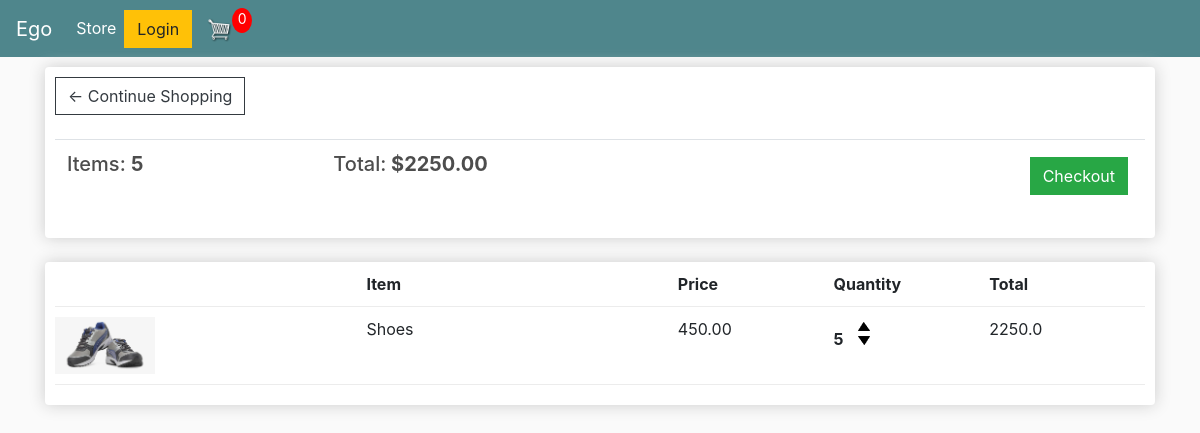
The app's page /cart/ (signed in), older data.
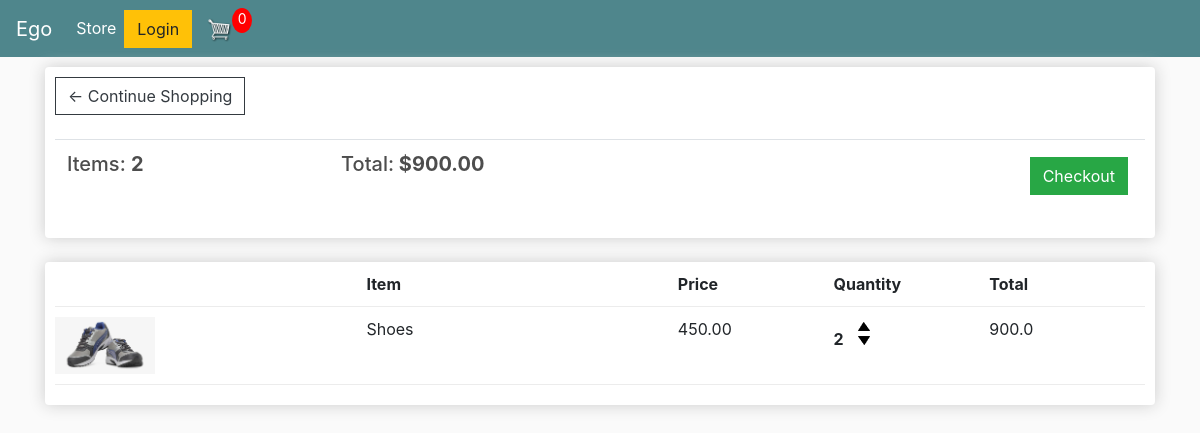
The same page, newer data.
### egoapp/models.py (models this page shows, shortened)
class Order(models.Model):
    customer = models.ForeignKey(Customer, on_delete=models.SET_NULL, null=True, blank=True)
    date_ordered = models.DateTimeField(auto_now_add=True)
    complete = models.BooleanField(default=False)
    transaction_id = models.CharField(max_length=500, null=True)
    @property
    def get_cart_total(self):
        orderitems = self.orderitem_set.all()
        total = sum([item.get_total for item in orderitems])
        return total
    @property
    def get_cart_items(self):
        orderitems = self.orderitem_set.all()
        total = sum([item.quantity for item in orderitems])
        return total

class OrderItem(models.Model):
    product = models.ForeignKey(Product, on_delete=models.SET_NULL, null=True)
    order = models.ForeignKey(Order, on_delete=models.SET_NULL, null=True)
    quantity = models.IntegerField(default=0, null=True, blank=True)
    date_added = models.DateTimeField(auto_now_add=True)
    @property
    def get_total(self):
        total = self.product.price * self.quantity
        return total

class Product(models.Model):
    name = models.CharField(max_length=450)
    price = models.FloatField()
    digital = models.BooleanField(default=False, null=True, blank=True)
    image = models.ImageField(null=True, blank=True)
    @property
    def imageURL(self):
        try:
            url = self.image.url
        except:
            url = ''
        return url

### egoapp/views.py (the view)
# urls.py: path("cart", views.cart, name="cart"),
def cart(request):
    if request.user.is_authenticated:
        customer = request.user.customer
        order, created = Order.objects.get_or_create(customer=customer, complete=False)
        items = order.orderitem_set.all()
    else:
        items = []
        order = {'get_cart_total': 0, 'get_cart_items':0}
    context = {'items': items,'order':order}
    return render(request, "store/cart.html", context)

### egoapp/templates/store/cart.html
{%extends 'store/main.html'%}
{% load static %}
{%block content%}
<div class="row">
    <div class="col-lg-12">
        <div class="box-element">
            <a class="btn btn-outline-dark" href="{% url 'store' %}">&#x2190; Continue Shopping</a>
            <br>
            <br>
            <table class="table">
                <tr>
                    <th><h5>Items: <strong>{{order.get_cart_items}}</strong></h5></th>
                    <th><h5>Total:<strong> ${{order.get_cart_total|floatformat:2}}</strong></h5></th>
                    <th>
                        <a style="float:right; margin:5px;" class="btn btn-success"
                           href="{% url 'checkout' %}">Checkout</a>
                    </th>
                </tr>
            </table>
        </div>
        <br>
        <div class="box-element">
            <div class="cart-row">
                <div style="flex:2"></div>
                <div style="flex:2"><strong>Item</strong></div>
                <div style="flex:1"><strong>Price</strong></div>
                <div style="flex:1"><strong>Quantity</strong></div>
                <div style="flex:1"><strong>Total</strong></div>
            </div>
            {% for item in items %}
            <div class="cart-row">
                <div style="flex:2"><img class="row-image" src="{{item.product.imageURL}}"></div>
                <div style="flex:2"><p>{{item.product.name}}</p></div>
                <div style="flex:1"><p>{{item.product.price|floatformat:2}}</p></div>
                <div style="flex:1">
                    <p class="quantity">{{item.quantity}}</p>
                    <div class="quantity">
                        <img class="chg-quantity" src="{% static  'images/arrow-up.png' %}">
                        <img class="chg-quantity" src="{% static  'images/arrow-down.png' %}">
                    </div>
                </div>
                <div style="flex:1"><p>{{item.get_total}}</p></div>
            </div>
            {% endfor %}
        </div>
    </div>
</div>
{%endblock content%}

Row changes from the older to the newer data that the page shows:
changed through a linked row, Order: get_cart_items "5" → "2"; get_cart_total "2250.00" → "900.00"
changed OrderItem "Shoes": quantity "5" → "2"; get_total "2250.0" → "900.0"
